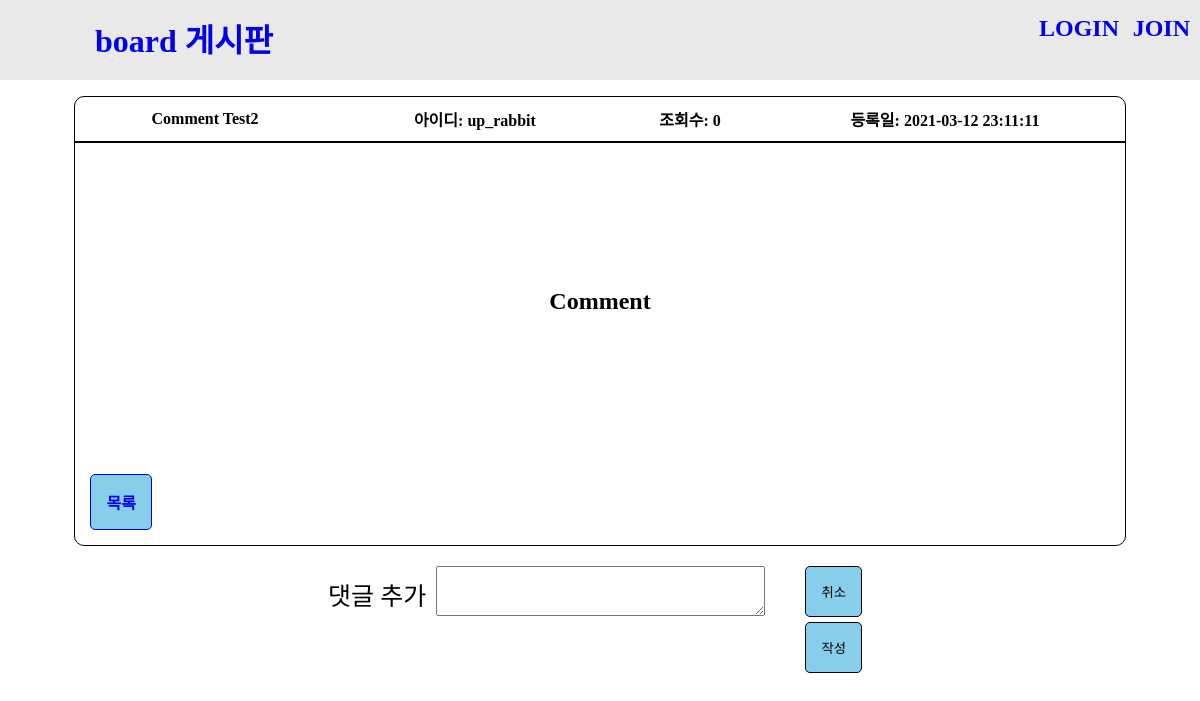
/board/view/board/9, run on the app's committed database.
### tables this page shows
CREATE TABLE board (
	board_id int(10) NULL AUTO_INCREMENT PRIMARY KEY,
	board_pid int(10) NULL DEFAULT 0 COMMENT '원글 번호',
	user_id varchar(20) COMMENT '작성자ID',
	user_name varchar(20) NOT NULL COMMENT '작성자 이름',
	subject varchar(50) NOT NULL COMMENT '게시글 제목',
	contents text NOT NULL COMMENT '게시글 내용',
	hits int(10) NOT NULL DEFAULT 0 COMMENT '조회수',
	reg_date datetime NOT NULL COMMENT '등록일',
	INDEX board_pid (board_pid)
	)
	COMMENT='CodeIgniter 게시판'
	COLLATE='utf8_general_ci';

### application/controllers/board.php (called while the page is built, shortened)
<?php if (!defined('BASEPATH')) exit('No direct script access allowed');
class Board extends CI_Controller
{
	function __construct()
	{
		$this->load->database();
		$this->load->model('board_m');
		$this->load->library('pagination');
		$this->load->library('form_validation');
		$this->load->helper(array('url', 'date'));
		$this->load->helper('alert');
		$this->load->helper('form');
	}
	public function _remap($method) {
		$this->load->view('header_v');
		if (method_exists($this, $method)) {
			$this->{"{$method}"}();
		}
		$this->load->view('footer_v');
	}
	function view() {
		$table = $this->uri->segment(3);
		$board_id = $this->uri->segment(5);
		$data['views'] = $this->board_m->get_view($this->uri->segment(3), $this->uri->segment(4));
		$data['comment_lists'] = $this->board_m->get_comment($table, $board_id);
		$this->load->view('board/view_v', $data);
	}
}
?>

### index.php (called while the page is built, shortened)
<?php
require_once BASEPATH.'core/CodeIgniter.php';

### application/models/board_m.php (called while the page is built, shortened)
<?php if (!defined('BASEPATH')) exit('No direct script access allowed');
class Board_m extends CI_Model
{
	function get_view($table, $id) {
		$sql0 = "UPDATE $table SET hits = hits + 1 WHERE board_id='$id'";
		$this->db->query($sql0);
		$sql = "SELECT * FROM $table WHERE board_id='$id'";
		$query = $this->db->query($sql);
		$result = $query->row();
		return $result;
	}
}

### application/views/board/view_v.php (the view, shortened to what this page needs)
<article id="board_area">
	<table cellspacing="0" cellpadding="0" class="table">
		<thead>
			<tr>
				<th scope="col"><?=$views->subject?></th>
				<th scope="col">아이디: <?=$views->user_id?></th>
				<th scope="col">조회수: <?=$views->hits?></th>
				<th scope="col">등록일: <?=$views->reg_date?></th>
			</tr>
		</thead>
		<tbody>
			<tr>
				<th colspan="4">
					<div class="pre"><?=$views->contents?></div>
				</th>
			</tr>
		</tbody>
		<tfoot>
			<tr>
				<th colspan="4">
					<a href="/community/board/lists/<?=$this->uri->segment(3)?>/page/<?=$this->uri->segment(7)?>" class="btn btn-primary">목록 </a>
				</th>
			</tr>
		</tfoot>
	</table>
	<form class="form-comments" method="POST" action="" id="comment_action" name="com_add">
	<fieldset>
		<label class="control-label" for="input01"> 댓글 추가 </label>
			<div class="comments">
					<textarea class="input-xlarge" id="input01" name="comment_contents" ></textarea>
					<input class="btn" type="button" onclick="document.getElementById('input01').value='';" value="취소" />
					<input class="btn" type="button" id="comment_btn" onclick="comment_add()" value="작성" />
			</div>
		</fieldset>
	</form>
</article>

### include/css/style.css (style rules this page uses)
* { margin: 0; padding: 0; }
a { text-decoration: blink; }
article { padding: 1rem; }
div .pre { font-size: 1.5rem; white-space: pre-line; }
.table { border: 1px solid; width: 90%; height: 450px; margin: auto; border-radius: 10px; }
.table thead th { border-bottom: 2px solid; padding: 10px; }
.table tbody th { width: 10%; }
.btn { background: skyblue; padding: 15px; margin: 15px; float: left; border-radius: 5px; border: 1px solid; }
.form-comments { width: 50%; margin: auto; }
.form-comments .comments { width: 100%; }
.form-comments fieldset { font-size: 25px; padding: 20px; border: none; }
.form-comments fieldset .control-label { padding: 10px 10px 0 0; float: left; }
.form-comments .input-xlarge { font-size: 25px; width: 60%; height: 3rem; }
.form-comments .btn { margin: 0 10px 0 0; float: right; }

### data on the page
board: subject "Comment Test2", user "up_rabbit", hits "0", reg_date "2021-03-12 23:11:11", contents "Comment"
